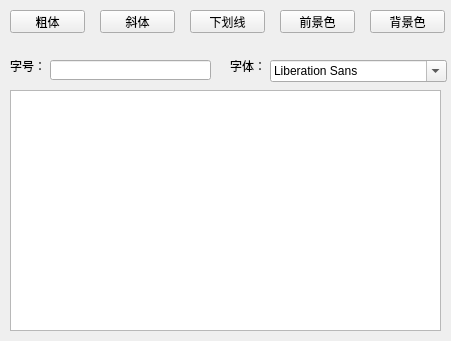
<?xml version="1.0" encoding="UTF-8"?>
<ui version="4.0">
 <class>TextBook</class>
 <widget class="QWidget" name="TextBook">
  <property name="geometry">
   <rect>
    <x>0</x>
    <y>0</y>
    <width>451</width>
    <height>341</height>
   </rect>
  </property>
  <property name="windowTitle">
   <string>Form</string>
  </property>
  <widget class="QPushButton" name="Weight">
   <property name="geometry">
    <rect>
     <x>10</x>
     <y>10</y>
     <width>75</width>
     <height>23</height>
    </rect>
   </property>
   <property name="text">
    <string>粗体</string>
   </property>
  </widget>
  <widget class="QPushButton" name="Italic">
   <property name="geometry">
    <rect>
     <x>100</x>
     <y>10</y>
     <width>75</width>
     <height>23</height>
    </rect>
   </property>
   <property name="text">
    <string>斜体</string>
   </property>
  </widget>
  <widget class="QPushButton" name="underLine">
   <property name="geometry">
    <rect>
     <x>190</x>
     <y>10</y>
     <width>75</width>
     <height>23</height>
    </rect>
   </property>
   <property name="text">
    <string>下划线</string>
   </property>
  </widget>
  <widget class="QPushButton" name="FortGroundColor">
   <property name="geometry">
    <rect>
     <x>280</x>
     <y>10</y>
     <width>75</width>
     <height>23</height>
    </rect>
   </property>
   <property name="text">
    <string>前景色</string>
   </property>
  </widget>
  <widget class="QPushButton" name="BackGroundColor">
   <property name="geometry">
    <rect>
     <x>370</x>
     <y>10</y>
     <width>75</width>
     <height>23</height>
    </rect>
   </property>
   <property name="text">
    <string>背景色</string>
   </property>
  </widget>
  <widget class="QLabel" name="LB_FontSize">
   <property name="geometry">
    <rect>
     <x>10</x>
     <y>60</y>
     <width>54</width>
     <height>12</height>
    </rect>
   </property>
   <property name="text">
    <string>字号：</string>
   </property>
  </widget>
  <widget class="QLabel" name="LB_Font">
   <property name="geometry">
    <rect>
     <x>230</x>
     <y>60</y>
     <width>54</width>
     <height>12</height>
    </rect>
   </property>
   <property name="text">
    <string>字体：</string>
   </property>
  </widget>
  <widget class="QLineEdit" name="lineEdit">
   <property name="geometry">
    <rect>
     <x>50</x>
     <y>60</y>
     <width>161</width>
     <height>20</height>
    </rect>
   </property>
  </widget>
  <widget class="QFontComboBox" name="fontComboBox">
   <property name="geometry">
    <rect>
     <x>270</x>
     <y>60</y>
     <width>177</width>
     <height>22</height>
    </rect>
   </property>
  </widget>
  <widget class="QTextEdit" name="textEdit">
   <property name="geometry">
    <rect>
     <x>10</x>
     <y>90</y>
     <width>431</width>
     <height>241</height>
    </rect>
   </property>
  </widget>
 </widget>
 <resources/>
 <connections/>
</ui>
